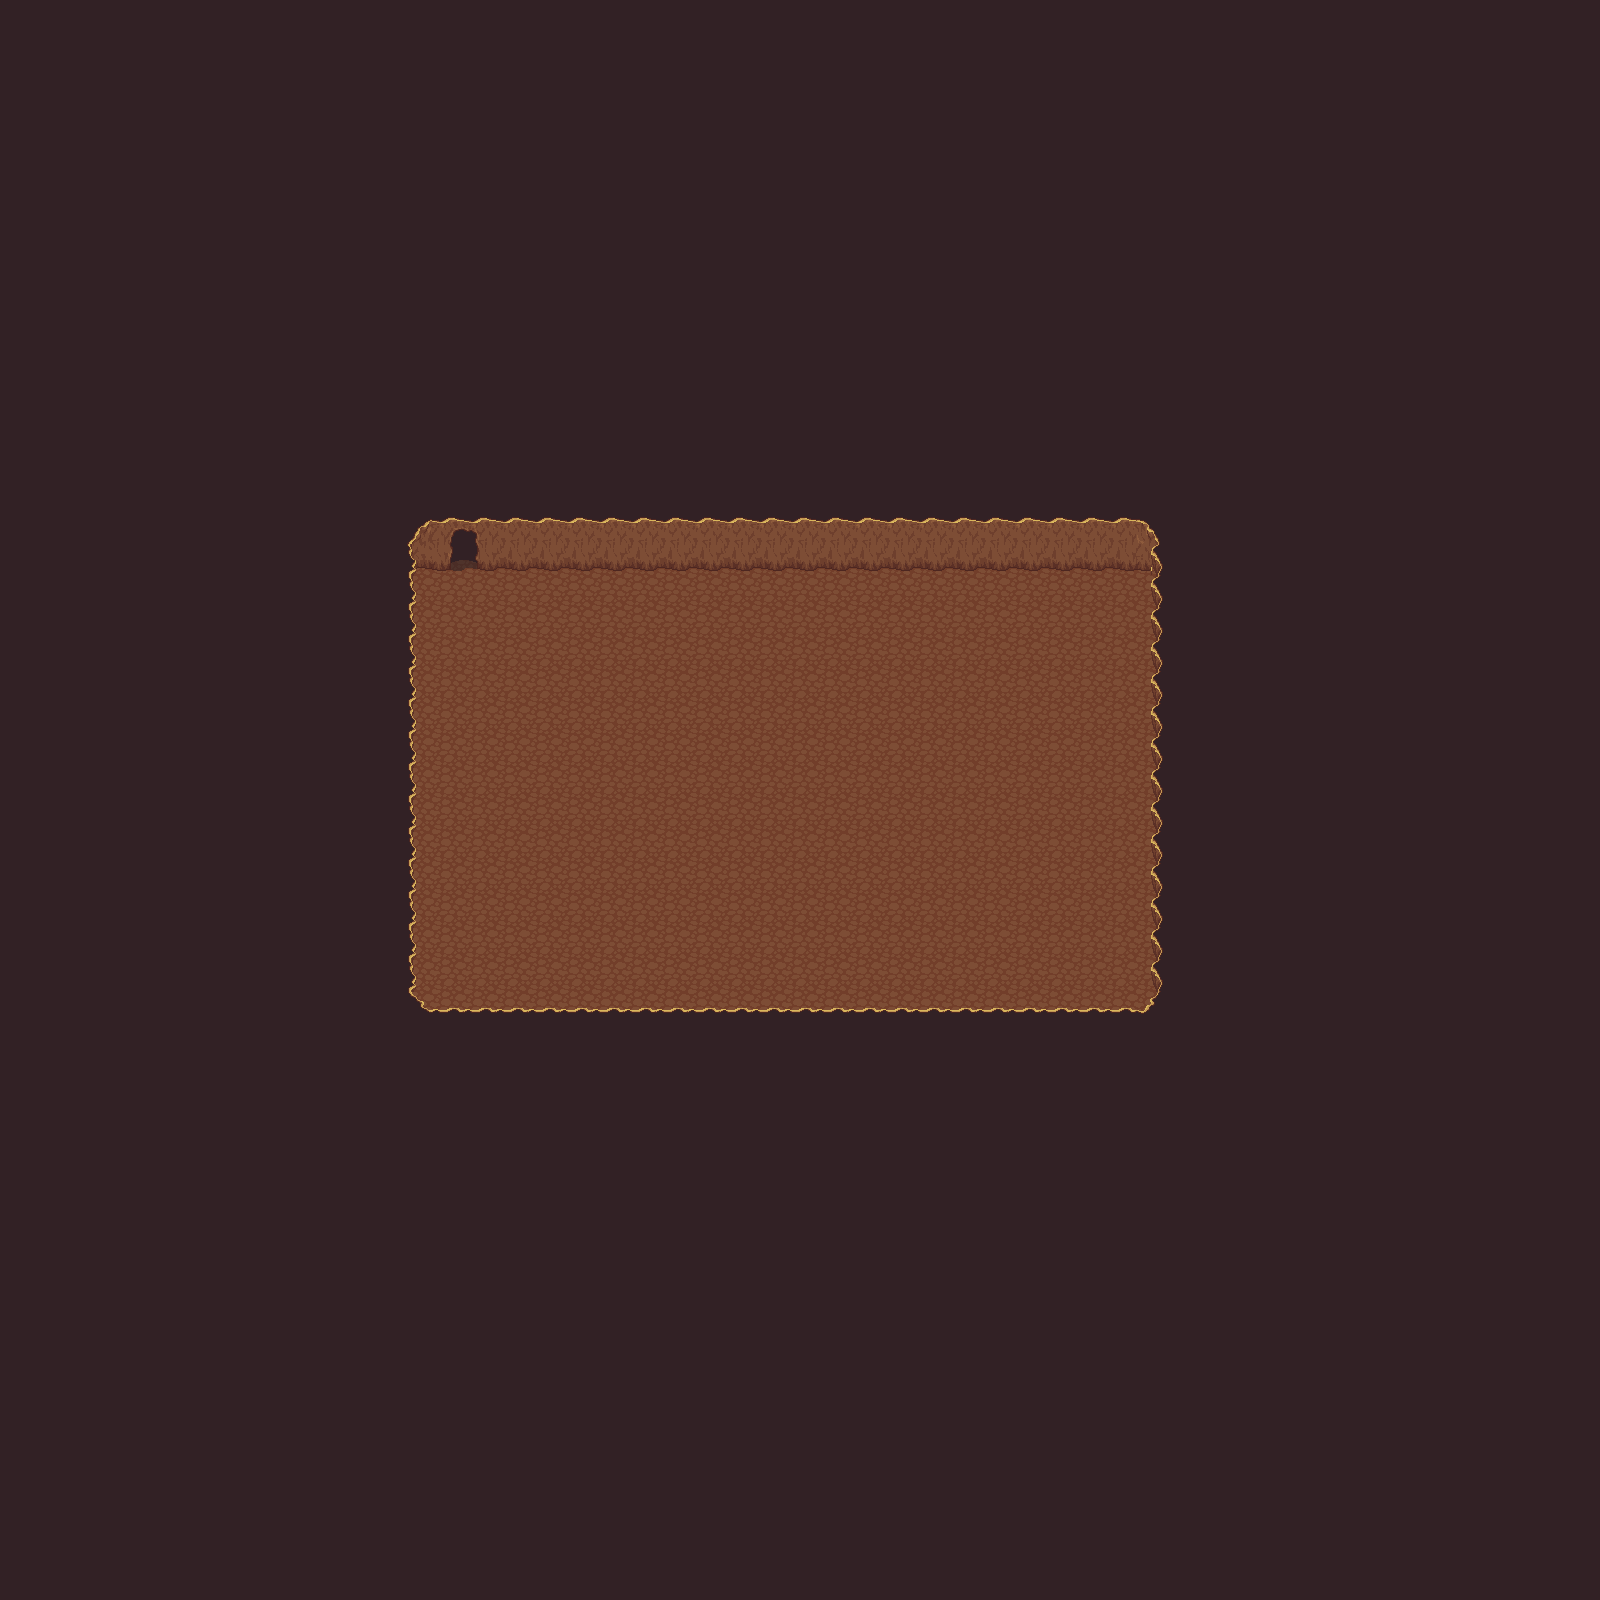

A 2D game scene composited from a Tiled map and its tileset images. What follows is a short description and the map's XML, with each tile layer's data collapsed to a summary:
An orthogonal 100x100 tile map with 16x16 px tiles, 2 tile layers (ground, mask) and 7 objects (cave_out).

<map version="1.0" orientation="orthogonal" renderorder="right-down" width="100" height="100" tilewidth="16" tileheight="16" nextobjectid="9">
 <tileset firstgid="1" name="terrain_atlas" tilewidth="16" tileheight="16" tilecount="4096" columns="64">
  <image source="terrain_atlas.png" width="1024" height="1024" />
 </tileset>
 <layer name="ground" width="100" height="100">
  <data>[10000 cells, 10000 non-empty, 5 distinct tile ids]</data>
 </layer>
 <layer name="mask" width="100" height="100">
  <data>[10000 cells, 322 non-empty, 44 distinct tile ids]</data>
 </layer>
 <objectgroup name="door">
  <object serverId="8" name="cave_out" x="448" y="544" width="32" height="16" />
 </objectgroup>
 <objectgroup name="collision">
  <object serverId="1" x="480" y="512" width="672" height="48" />
  <object serverId="2" x="1152" y="512" width="16" height="496" />
  <object serverId="3" x="400" y="1008" width="768" height="16" />
  <object serverId="4" x="400" y="512" width="16" height="496" />
  <object serverId="6" x="416" y="512" width="32" height="48" />
  <object serverId="7" x="448" y="512" width="32" height="32" />
 </objectgroup>
</map>
